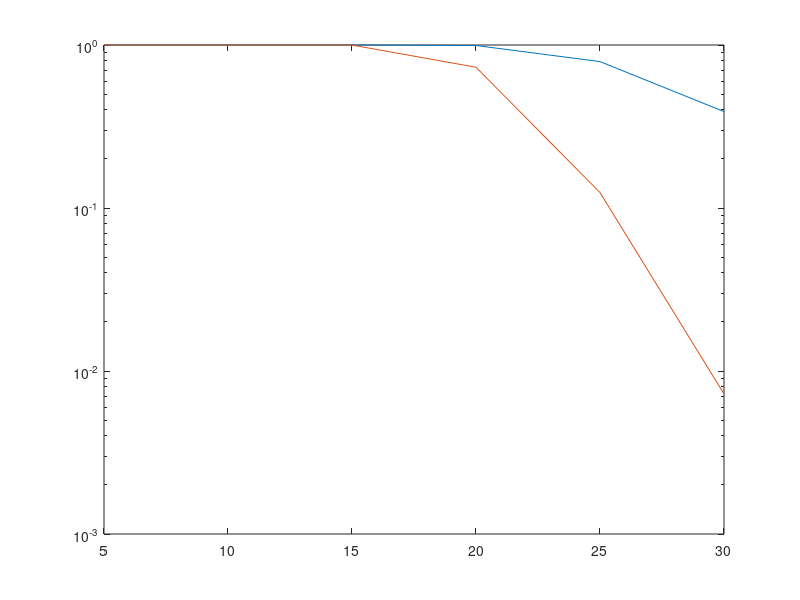

Reproduce this figure in MATLAB.
clear all%function [p1, p2] = fund_mac(K,ct)
%close all
R=0; Rx=10;al=4; ct=10000;              snrdb = [5: 5 : 30];     M=5;
           
m=1; n=M-2;
for k =   1:length(snrdb)
 sum1=0; sum2=0; sum3=0; sum4=0; sum5=0; 
 snr = 10^(snrdb(k)/10);
 for i = 1 :ct
             
     h = complex(sqrt(0.5)*randn(M,1),sqrt(0.5)*randn(M,1));       
     h = abs(h).^2;
     h=sort(h,'ascend'); h1=h(m); h2=h(n);

     %%%%%%%%%%%%%%%%%%%% random use
     Rdx1 = log2(1+snr*h1)/2;
     Rdx2 = log2(1+snr*h2)/2;
     %%%%%%%%%%%%%%%%%%%%%%% end
    
     a1=10/11;%h2/(h1+h2);
     a2=1-a1;%0.9;%h1/(h1+h2);
  
     Rx1 = log2( 1+snr*h1*a1/(snr*h1*a2+1) );     
     Rx2 = log2(1+snr*h2*a2);
     
     if Rx1>Rdx1
         sum1 = sum1+1;
     end
     if Rx2<Rdx2
         sum2 = sum2+1;
     end
 end
    p1(k) = sum1/ct;
    p2(k) = sum2/ct;
    
    %analytical resultw
    w1=factorial(M)/factorial(m-1)/factorial(n-1-m)/factorial(M-n);
    w2=(1-2*a2)/a2^2;
    w3=factorial(M)/factorial(n-1)/factorial(M-n);
    w5=factorial(M)/factorial(m-1)/factorial(M-m);
    
    sumx1=0;
    for i =0: m-1
        sumx1 = sumx1 + w5*factorial(m-1)/factorial(i)/factorial(m-1-i)*(-1)^i/(M-m+i+1)*...
            (1-exp(- (1-2*a2)*(M-m+i+1)/snr/a2^2));
    end
    p3(k) = sumx1;
    sumx2=0;
    for j=0: n-1
        sumx2 = sumx2 + w3*factorial(n-1)/factorial(j)/factorial(n-1-j)*(-1)^j/...
            (M-n+j+1)*(1 - exp(-(1-2*a2)*(M-n+j+1)/snr/a2^2));
    end
    p4(k) = sumx2;
  
end
semilogy(snrdb,p3,snrdb,p4)

% figure
% plot(snrdb,c1,snrdb,c2)